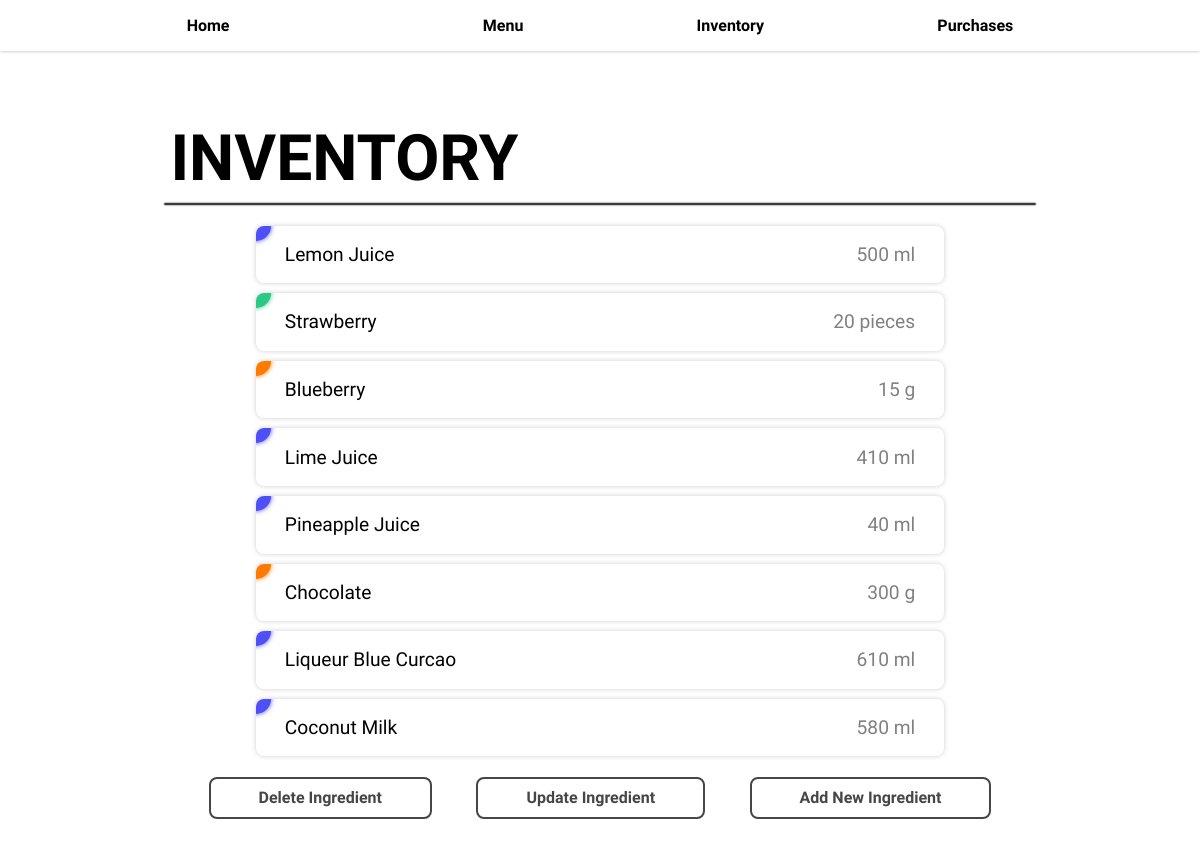
Screenshot of /inventory/ with the database file from the repository.
### base/models.py (models this page shows, shortened)
class Ingredient(models.Model):
	id = models.IntegerField(primary_key=True)
	name = models.CharField(max_length=100)
	unit = models.CharField(max_length=10)
	amount = models.FloatField(default=0.00)

### base/views.py (the view)
# urls.py: path("inventory/", views.inventory, name="inventory"),
def inventory(request):
	ingredients = Ingredient.objects.all()
	transformed_ings = []
	for ing in ingredients:
		if ing.amount == 0:
			continue
		next_ing = {
			"name": ing.name,
			"unit": ing.unit
		}
		if ing.amount > int(ing.amount):
			next_ing["amount"] = ing.amount
		else:
			next_ing["amount"] = int(ing.amount)
		transformed_ings.append(next_ing)
	context = {}
	context["ingredients"] = transformed_ings
	return render(request, "inventory/inventory.html", context)

### templates/inventory/inventory.html
{% extends "base.html" %}
{% load static %}
{% block head %}
<link rel="stylesheet" href="{% static 'styles/inventory/inventory.css' %}">
{% endblock %}
{% block content %}
<section class="inventory">
	<h1 class="section-title">INVENTORY</h1>
	<hr>
	{% include "inventory/ingredient_list.html" %}
	<div class="inventory-control-btns">
		<a href="{% url 'ingredientdelete' %}" class="btn btn-border-black delete-ingredient-btn">Delete Ingredient</a>
		<a href="{% url 'ingredient_update' %}" class="btn btn-border-black">Update Ingredient</a>
		<a href="{% url 'ingredientadd' %}" class="btn btn-border-black add-ingredient-btn">Add New Ingredient</a>
	</div>
</section>
{% endblock %}

### templates/inventory/ingredient_list.html
{% load static %}
{% block head %}
<link rel="stylesheet" href="{% static 'styles/inventory/ingredient_list.css' %}">
{% endblock %}
<ul class="ingredients-list">
	{% for ingredient in ingredients %}
		<li class="ingredient">
			{% if ingredient.unit == "ml" %}
				<div class="ingredient-badge ml-badge"></div>
			{% elif ingredient.unit == "g" %}
				<div class="ingredient-badge g-badge"></div>
			{% else %}
				<div class="ingredient-badge piece-badge"></div>
			{% endif %}
			<div class="ingredient-name">{{ ingredient.name }}</div>
			<div class="ingredient-amount">
				{{ ingredient.amount }}
				{% if ingredient.unit == "ml" %}
				ml
				{% elif ingredient.unit == "g" %}
				g
				{% else %}
				pieces
				{% endif %}
			</div>
		</li>
	{% endfor %}
</ul>

### static/styles/base.css (style rules this page uses)
* { margin: 0; padding: 0; box-sizing: border-box; font-family: "Work Sans", sans-serif; }
.btn { border-radius: 8px; width: fit-content; padding: .6em 3em; font-weight: bold; font-size: 1em; transition: .3s; cursor: pointer; }
.btn-border-black { background-color: transparent; box-shadow: none; border: 2px solid #464646; color: #464646; }
a { text-decoration: none; color: black; }
hr { border: 1px solid rgba(0, 0, 0, 0.769); box-shadow: 0 0 .1em black; border-radius: 10px; }
.section-title { margin: .1em; font-size: 4em; }
section { padding: 4em; width: 100%; max-width: 1000px; margin: auto; }

### static/styles/inventory/inventory.css (style rules this page uses)
.inventory { display: flex; flex-direction: column; padding: 4em; }
.inventory-control-btns { display: flex; justify-content: space-evenly; }

### static/styles/inventory/ingredient_list.css (style rules this page uses)
.ingredients-list { display: flex; flex-direction: column; padding: .3em; width: 80%; max-width: 80%; max-height: 540px; margin: 1em auto; overflow: auto; }
.ingredient { position: relative; display: flex; justify-content: space-between; align-items: center; padding: 1.5em; margin-bottom: 10px; background-color: rgb(255, 255, 255); box-shadow: 0 0 .3em rgb(205, 205, 205); border-radius: 8px; list-style: none; font-size: 1.2em; overflow: hidden; }
.ingredient-amount { color: gray; }
.ingredient-badge { content: ""; position: absolute; top: -15px; left: -15px; width: 30px; height: 30px; border-radius: 20px; }
.ml-badge { background-color: rgb(79, 79, 248); box-shadow: 0 0 .3em rgb(79, 79, 248); }
.g-badge { background-color: rgb(255, 123, 0); box-shadow: 0 0 .3em rgb(255, 123, 0); }
.piece-badge { background-color: rgb(43, 200, 135); box-shadow: 0 0 .3em rgb(43, 200, 135); }

### rows the page displays
Ingredient: unit "ml" (drawn), name "Lemon Juice"
Ingredient: unit "piece" (drawn), name "Strawberry"
Ingredient: name "Blueberry"
Ingredient: unit "ml" (drawn), name "Lime Juice"
Ingredient: unit "ml" (drawn), name "Pineapple Juice"
Ingredient: name "Chocolate"
Ingredient: unit "ml" (drawn), name "Liqueur Blue Curcao"
Ingredient: unit "ml" (drawn), name "Coconut Milk"

### other values shown
{{ ingredient.amount }} "500" "20" "15" "410" "40" "300" "610" "580"
